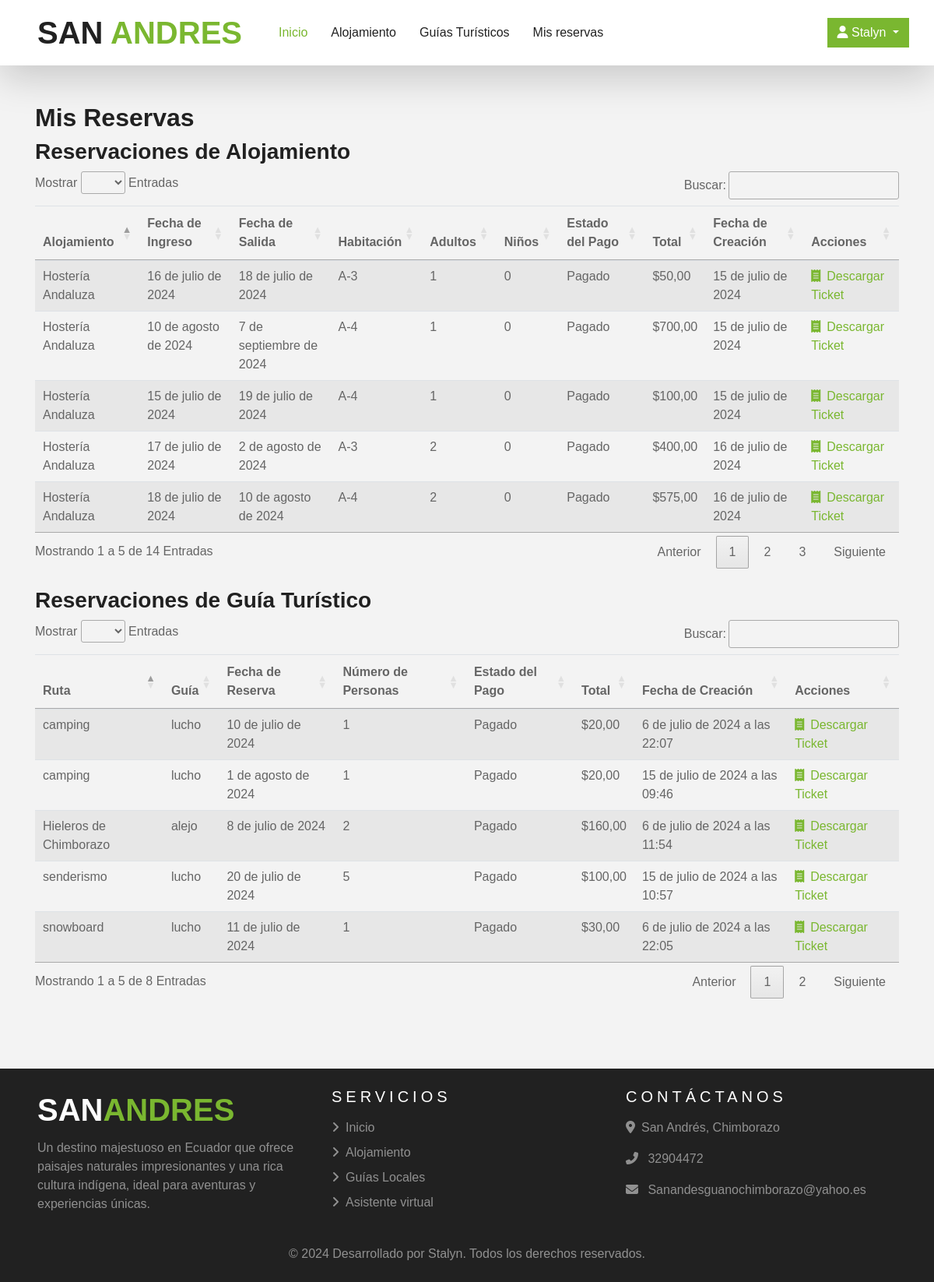
Page /reservacion/mis-reservas/ (signed in) on the earlier database version.
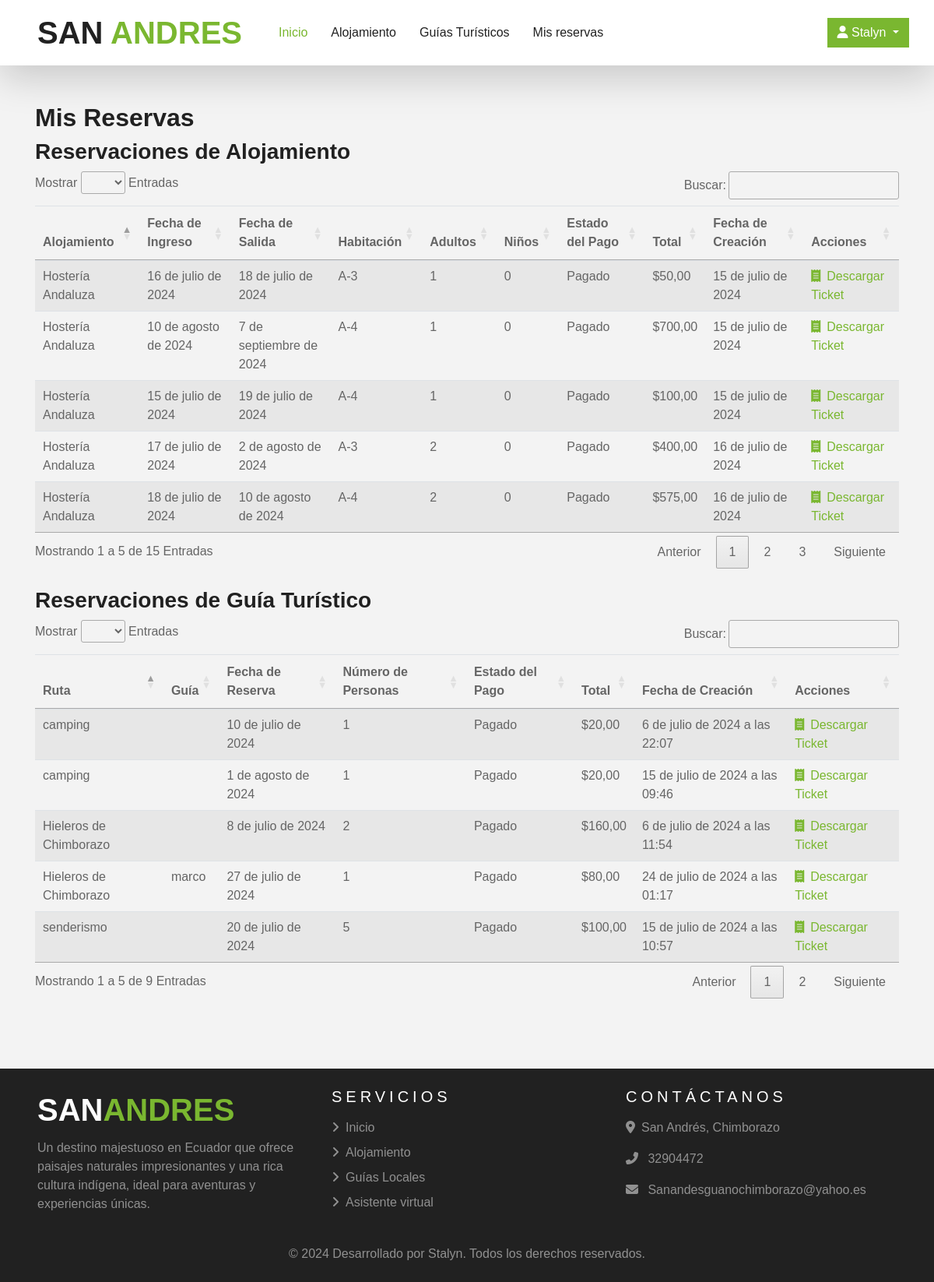
Same page on the later database version.
### alojamiento/models.py (models this page shows, shortened)
class Reservacion(models.Model):
    user = models.ForeignKey(Usuario, on_delete=models.SET_NULL, null=True, blank=True)
    estado_pago = models.CharField(max_length=100, choices=ESTADO_PAGO)
    alojamiento = models.ForeignKey(Alojamiento, on_delete=models.SET_NULL, null=True, blank=True)
    habitacion_tipo = models.ForeignKey(TipoAlojamiento, on_delete=models.SET_NULL, null=True, blank=True)
    habitacion = models.ManyToManyField(Habitacion)
    total = models.DecimalField(max_digits=12, decimal_places=2, default=0.00)
    fecha_ingreso = models.DateField()
    fecha_salida = models.DateField()
    num_adultos = models.PositiveIntegerField(default=1)
    num_ninos = models.PositiveIntegerField(default=0)
    estado = models.BooleanField(default=False)
    fecha = models.DateField(auto_now_add=True)
    pago_id = models.CharField(max_length=1000, null=True, blank=True)

class Alojamiento(models.Model):
    user  = models.ForeignKey(Usuario,on_delete=models.CASCADE)
    nombre = models.CharField(
    unique=True,
    max_length=150,
    validators=[
        RegexValidator(
            regex=r'^[a-zA-ZáéíóúÁÉÍÓÚñÑ\s-]+$',
            message='El nombre solo puede contener letras, espacios, guiones y tildes.'
        )
    ]
)
    email = models.EmailField(validators=[EmailValidator(message='Correo electrónico no válido.')], unique=True)
    descripcion = models.TextField(null=False, blank= False)
    imagen = models.FileField(upload_to="alojamiento_galeria", validators=[FileExtensionValidator(allowed_extensions=['jpg', 'jpeg', 'png','webp'])])
    direccion = models.CharField(max_length=200)
    celular = models.CharField(
        max_length=10,
        unique=True,
        validators=[
            RegexValidator(
                regex=r'^\d{10}$',
                message='Número de celular no válido. Debe tener exactamente 10 dígitos.'
            )
        ]
    )
    estado = models.CharField(max_length=20, choices=ALOJAMIENTO_ESTADO, default="Borrador")
    fecha_creacion = models.DateTimeField(auto_now_add=True)

class Habitacion(models.Model):
    alojamiento = models.ForeignKey(Alojamiento, on_delete=models.CASCADE)
    alojamiento_tipo = models.ForeignKey(TipoAlojamiento, on_delete=models.CASCADE)
    numero_habitacion = models.CharField(max_length=1000, unique=True)
    descripcion = models.TextField(null=True, blank= True)
    disponible = models.BooleanField(default=True)
    class Meta:
        verbose_name_plural = "Habitaciones"

### guias/models.py (models this page shows, shortened)
class ReservacionGuia(models.Model):
    user = models.ForeignKey(Usuario, on_delete=models.SET_NULL, null=True, blank=True)
    guia = models.ForeignKey(GuiaTuristico, on_delete=models.SET_NULL, null=True, blank=True)
    ruta = models.ForeignKey(Ruta, on_delete=models.SET_NULL, null=True, blank=True)
    fecha_reserva = models.DateField()
    num_personas = models.PositiveIntegerField(default=1)
    estado_pago = models.CharField(max_length=100, choices=ESTADO_PAGO)
    total = models.DecimalField(max_digits=12, decimal_places=2, default=0.00)
    fecha_creacion = models.DateTimeField(auto_now_add=True)
    pago_id = models.CharField(max_length=1000, null=True, blank=True)

class Ruta(models.Model):
    nombre = models.CharField(max_length=150)
    descripcion = models.TextField()
    precio = models.DecimalField(max_digits=12, decimal_places=2)
    capacidad = models.PositiveSmallIntegerField(
        default=1,
        validators=[MaxValueValidator(
            15,
            message= ("La capacidad máxima no puede superar las 15 personas.")
        )],
        verbose_name="Capacidad máxima"
    )
    imagen = models.FileField(upload_to="imagenes_ruta", null=False, blank=False)
    def imagen_preview(self):
        if self.imagen:
            return mark_safe(f"<img src='{self.imagen.url}' width='50' height='50' style='object-fit: cover; border-radius:6px;'/>")
        return ""
    imagen_preview.short_description = 'Imagen'

class GuiaTuristico(models.Model):
    nombre = models.CharField(max_length=150)
    email = models.EmailField(unique=True)
    telefono = models.CharField(
        max_length=10,
        unique=True,
        validators=[RegexValidator(
            regex=r'^\d{10}$',
            message="El número de teléfono debe contener exactamente 10 dígitos."
        )]
    )
    foto = models.FileField(upload_to="fotos_guia", null=False, blank=False)
    estado = models.CharField(max_length=20, choices=GUIA_ESTADO, default="Borrador")
    rutas = models.ManyToManyField(Ruta, through='GuiaRuta', related_name='guias')
    def miniatura(self):
        if self.foto:
            return mark_safe("<img src='%s' width='50' height='50' style='object-fit: cover; border-radius:6px;'/>" % self.foto.url)
        return ""
    miniatura.short_description = 'Foto'

### reservacion/views.py (the view)
# urls.py: path('mis-reservas/', views.mis_reservas, name='mis_reservas'),
def mis_reservas(request):
    reservaciones = Reservacion.objects.filter(user=request.user)
    reservaciones_guias = ReservacionGuia.objects.filter(user=request.user)
    context = {
        'reservaciones': reservaciones,
        'reservaciones_guias': reservaciones_guias
    }
    return render(request, 'reservacion/mis-reservas.html', context)

### templates/reservacion/mis-reservas.html (shortened to what this page needs)
{% extends 'base.html' %}
{% block content %}
<link rel="stylesheet" href="https://cdn.datatables.net/1.11.5/css/jquery.dataTables.min.css">
<div class="container mt-5">
    <h2>Mis Reservas</h2>
    <div class="reservas-lista">
        <h3>Reservaciones de Alojamiento</h3>
        {% if reservaciones %}
        <table class="table table-striped" id="tabla-alojamiento">
            <thead>
                <tr>
                    <th>Alojamiento</th>
                    <th>Fecha de Ingreso</th>
                    <th>Fecha de Salida</th>
                    <th>Habitación</th>
                    <th>Adultos</th>
                    <th>Niños</th>
                    <th>Estado del Pago</th>
                    <th>Total</th>
                    <th>Fecha de Creación</th>
                    <th>Acciones</th>
                </tr>
            </thead>
            <tbody>
                {% for reserva in reservaciones %}
                <tr>
                    <td>{{ reserva.alojamiento.nombre }}</td>
                    <td>{{ reserva.fecha_ingreso }}</td>
                    <td>{{ reserva.fecha_salida }}</td>
                    <td>
                        {% for habitacion in reserva.habitacion.all %}
                        {% if forloop.last %}
                        {{ habitacion.numero_habitacion }}
                        {% endif %}
                        {% endfor %}
                    </td>
                    <td>{{ reserva.num_adultos}}</td>
                    <td>{{ reserva.num_ninos }}</td>
                    <td>{{ reserva.estado_pago }}</td>
                    <td>${{ reserva.total }}</td>
                    <td>{{ reserva.fecha }}</td>
                    <td>
                        <a href="{% url 'reservacion:descargar_ticket' reserva.id %}"> <i class="fa-solid fa-receipt mr-2"></i>Descargar Ticket</a>
                    </td>
                </tr>
                {% endfor %}
            </tbody>
        </table>
        {% else %}
        <p>No tienes reservas de alojamiento aún.</p>
        {% endif %}
    </div>
    <div class="reservas-lista mt-4">
        <h3>Reservaciones de Guía Turístico</h3>
        {% if reservaciones_guias %}
        <table class="table table-striped" id="tabla-guias">
            <thead>
                <tr>
                    <th>Ruta</th>
                    <th>Guía</th>
                    <th>Fecha de Reserva</th>
                    <th>Número de Personas</th>
                    <th>Estado del Pago</th>
                    <th>Total</th>
                    <th>Fecha de Creación</th>
                    <th>Acciones</th>
                </tr>
            </thead>
            <tbody>
                {% for reserva in reservaciones_guias %}
                <tr >
                    <td>{{ reserva.ruta.nombre }}</td>
                    <td>{{ reserva.guia.nombre }}</td>
                    <td>{{ reserva.fecha_reserva }}</td>
                    <td >{{ reserva.num_personas }}</td>
                    <td>{{ reserva.estado_pago }}</td>
                    <td>${{ reserva.total }}</td>
                    <td>{{ reserva.fecha_creacion }}</td>
                    <td>
                        <a href="{% url 'reservacion:descargar_ticket_guia' reserva.id %}"> <i class="fa-solid fa-receipt mr-2"></i>Descargar Ticket</a>
                    </td>
                </tr>
                {% endfor %}
            </tbody>
        </table>
        {% else %}
        <p>No tienes reservas de guía turístico aún.</p>
        {% endif %}
    </div>
</div>
{% endblock %}

Differences in the rows shown:
no longer on this page (row edited): ReservacionGuia: ruta.nombre "snowboard", guia.nombre "lucho", fecha_reserva "11 de julio de 2024", num_personas "1", estado_pago "Pagado", total "30,00", fecha_creacion "6 de julio de 2024 a las 22:05"
changed ReservacionGuia "8 de julio de 2024": guia.nombre "alejo" → (not shown)
changed ReservacionGuia "10 de julio de 2024": guia.nombre "lucho" → (not shown)
changed ReservacionGuia "1 de agosto de 2024": guia.nombre "lucho" → (not shown)
changed ReservacionGuia "20 de julio de 2024": guia.nombre "lucho" → (not shown)
added ReservacionGuia: ruta.nombre "Hieleros de Chimborazo", guia.nombre "marco", fecha_reserva "27 de julio de 2024", num_personas "1", estado_pago "Pagado", total "80,00", fecha_creacion "24 de julio de 2024 a las 01:17"
Other differences:
text written by a page script: "Mostrar Entradas Buscar: Mostrando 1 a 5 de 14 Entradas Anterior 1 2 3 Siguiente" → "Mostrar Entradas Buscar: Mostrando 1 a 5 de 15 Entradas Anterior 1 2 3 Siguiente"
text written by a page script: "Mostrar Entradas Buscar: Mostrando 1 a 5 de 8 Entradas Anterior 1 2 Siguiente" → "Mostrar Entradas Buscar: Mostrando 1 a 5 de 9 Entradas Anterior 1 2 Siguiente"
